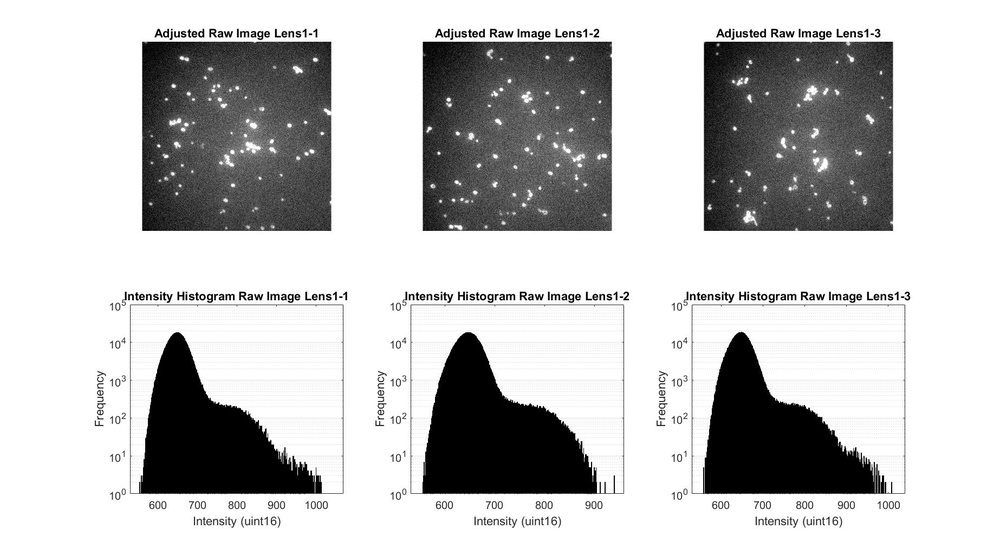
%> input picture Examples/George/ImageProcessing/Lens1-raw.jpg, 1000 x 555 px, shrunk from 1846 x 1024 before the run
$ octave --eval "result = image2Data('Lens1-raw.jpg');"   (GNU Octave 9; MATLAB toolbox functions it lacks are replaced by stand-ins)
%> lines starting %> are read from the running program, lines starting %| are printed output that depends on the picture; in (x1, y1, x2, y2) boxes, pixels count from 0 and x2, y2 are one past the last pixel; in counts of white or black regions, pixels touching at a corner belong together; the program's own positions count from 1
function [meanIntensity,meanSize,cellCount]=image2Data...
    (image,setting,background)
%> called with image = 'Lens1-raw.jpg'
%sdf
%asdfds
setting.rgaussion=2;
setting.rclosing=4;

%% Import the image
if ischar(image)
    image=(imread(image));
%> image is the input picture: size 555x1000x3 uint8; min 0, max 255, mean 194.4
end

%% Remove background if the background image is provided
% TODO: test the performance of sum(sum(... vs (:)
if (nargin>3)
    if ischar(background)
        background=(imread(background));
    end
    background=double(background);
    rp=sum(sum(double(image).*background))/sum(background(:).^2);
    image=imadjust(uint16(image-rp*background));
end

%% Edge detection and picking the foregound
if (isfield(setting,'rgaussion'))
    rgaussion=setting.rgaussion;
else
    rgaussion=0;
end
if (isfield(setting,'rclosing'))
    [foreground,BW]=edgeDet(image,rgaussion,setting.rclosing);
else
    [foreground,BW]=edgeDet(image,rgaussion);
end


meanIntensity=foreground;
meanSize=BW;
cellCount=0;
end

function [foreground,BW]=edgeDet(image,rforgaussion,rforclosing)
%> called with rforgaussion = 2, rforclosing = 4
warning('off');
image=imadjust(image);
if (nargin<3)
    rforclosing=ceil(min(size(image,1),size(image,2))/1000);
    if (nargin<2)
        rforgaussion=0;
    end
end

% initial saddle plot
if (size(image,3)>1)
    gsample=rgb2gray(image);
else
    gsample=image;
end
if (rforgaussion)
    I=double(imgaussfilt(gsample,rforgaussion));
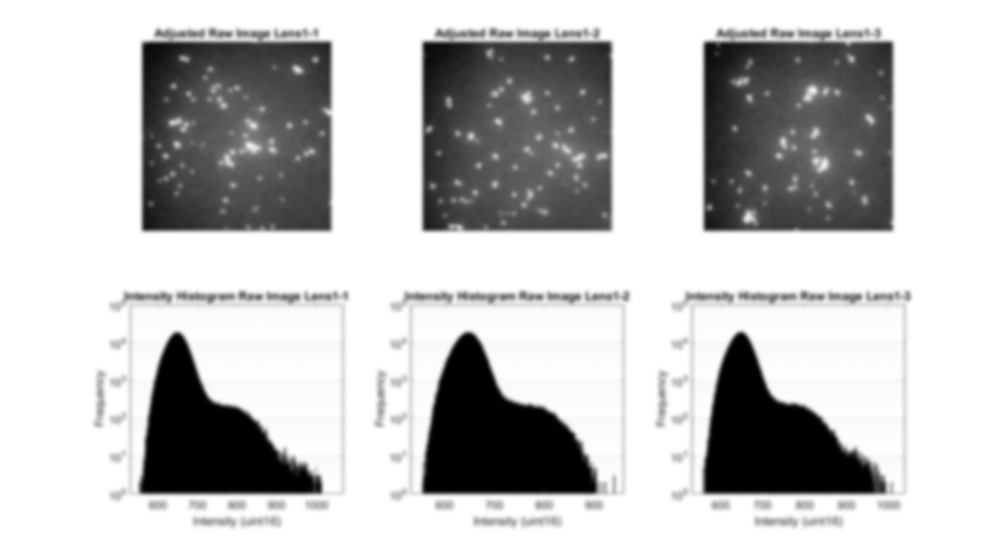
%> I: size 555x1000 double; min 0, max 255, mean 194.4; mean of the top-left, top-right, bottom-left and bottom-right quarters 186.4, 180.3, 203.6, 207.1
else
    I=double(gsample);
end
Ia=I(3:end,2:end-1)+I(1:end-2,2:end-1)-I(2:end-1,1:end-2)-I(2:end-1,3:end);
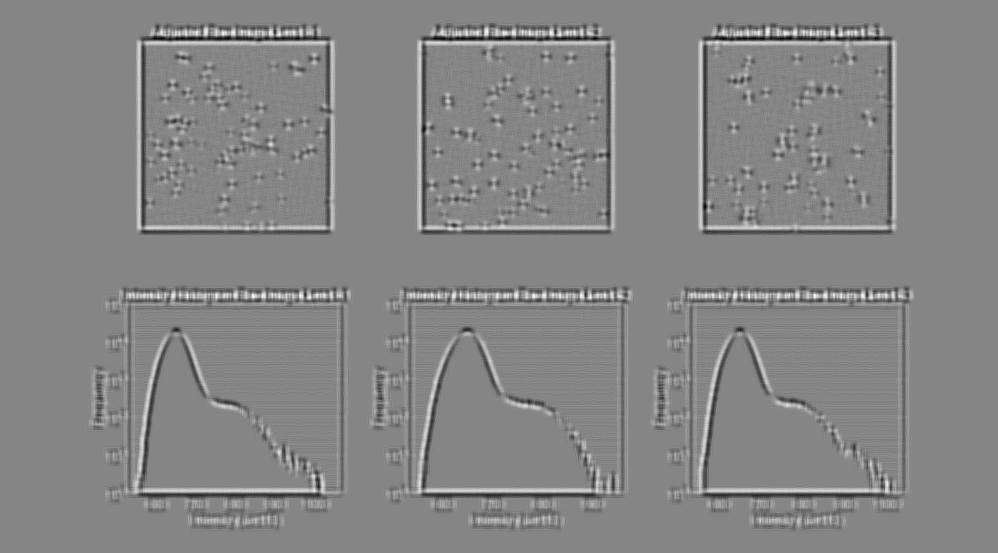
%> Ia: size 553x998 double; min -24, max 22, mean 0; drawn with min black and max white
Ib=I(3:end,3:end)+I(1:end-2,1:end-2)-I(1:end-2,3:end)-I(3:end,1:end-2);
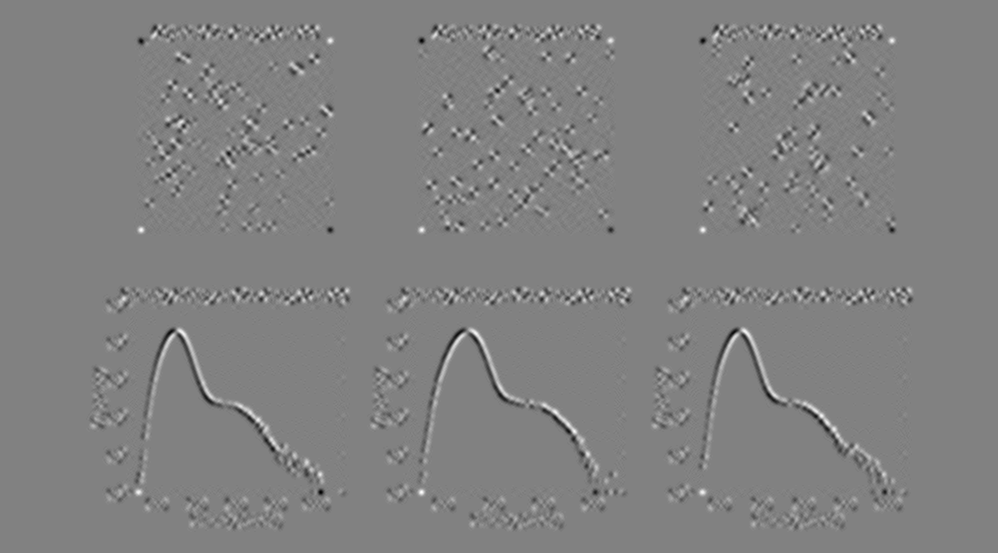
%> Ib: size 553x998 double; min -37, max 36, mean 0; drawn with min black and max white
BW=(Ia.^2+Ib.^2/4).^0.5;
I([1,end],:,:)=[];
%> I: size 553x1000 double
I(:,[1,end],:)=[];
%> I: size 553x998 double
BW=I.*BW/max(BW(:));
BW=uint16(BW/max(BW(:))*(2^16-1));
%> BW: size 553x998 uint16

% closed saddle plot
BW=imfill(BW,'holes');
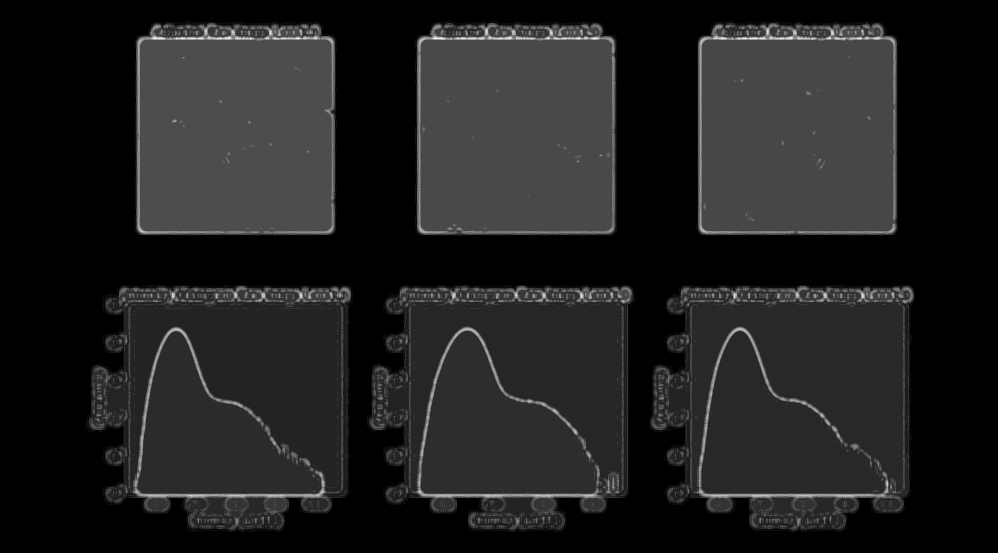
%> BW: size 553x998 uint16; min 0, max 65535, mean 8188.3; drawn with min black and max white
BW=imopen(BW, strel('disk', rforclosing));
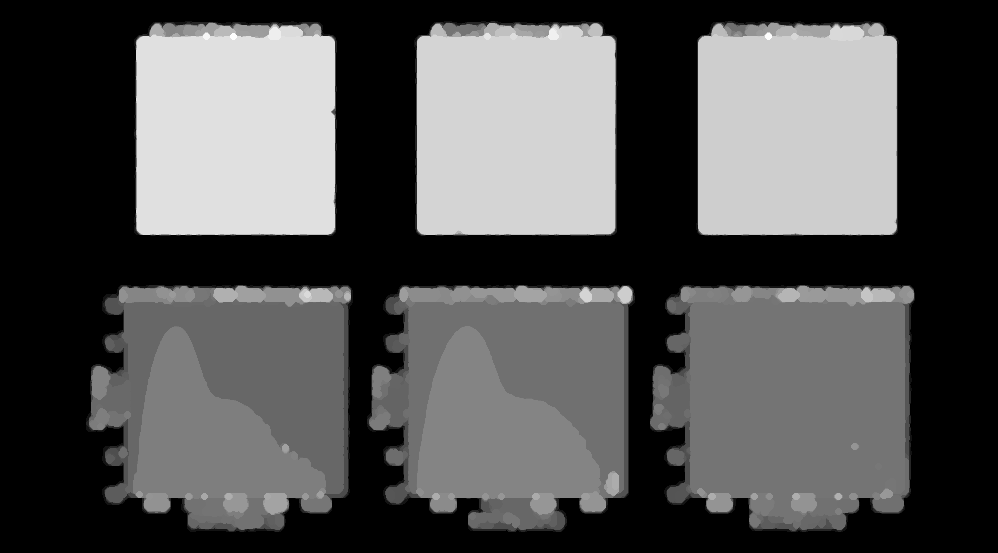
%> BW: size 553x998 uint16; min 0, max 22632, mean 7362.3; drawn with min black and max white
BW=imclose(BW, strel('disk', rforclosing));
BW=imclearborder(BW,8);
BW=imbinarize(BW);
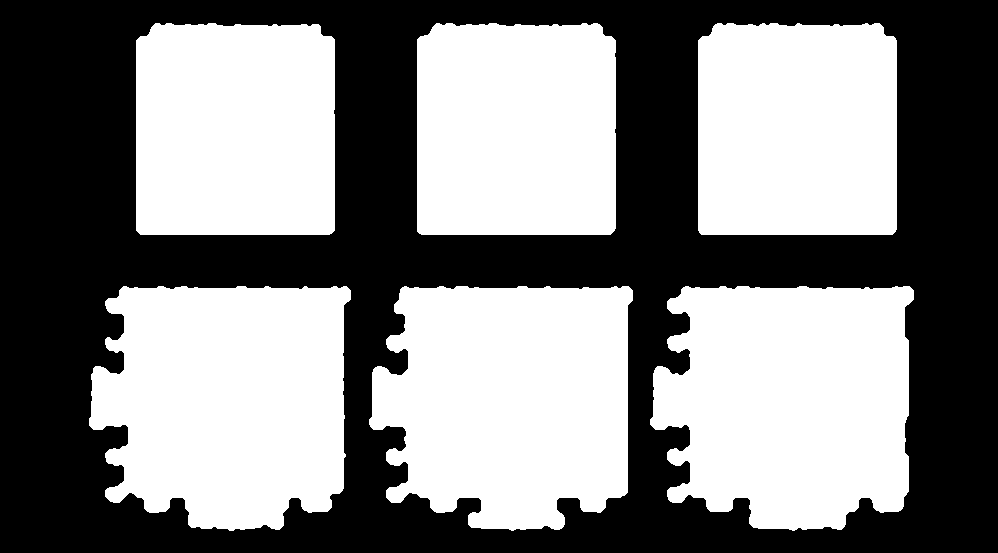
%> BW: size 553x998 logical; 51.5% white; 1 black region, box (x1, y1, x2, y2) and area: (0, 0, 998, 553) 267548

image([1,end],:,:)=[];
%> image: size 553x1000x3 uint8
image(:,[1,end],:)=[];
%> image: size 553x998x3 uint8

foreground=image;
foreground(repmat(~BW,1,1,size(image,3)))=0;
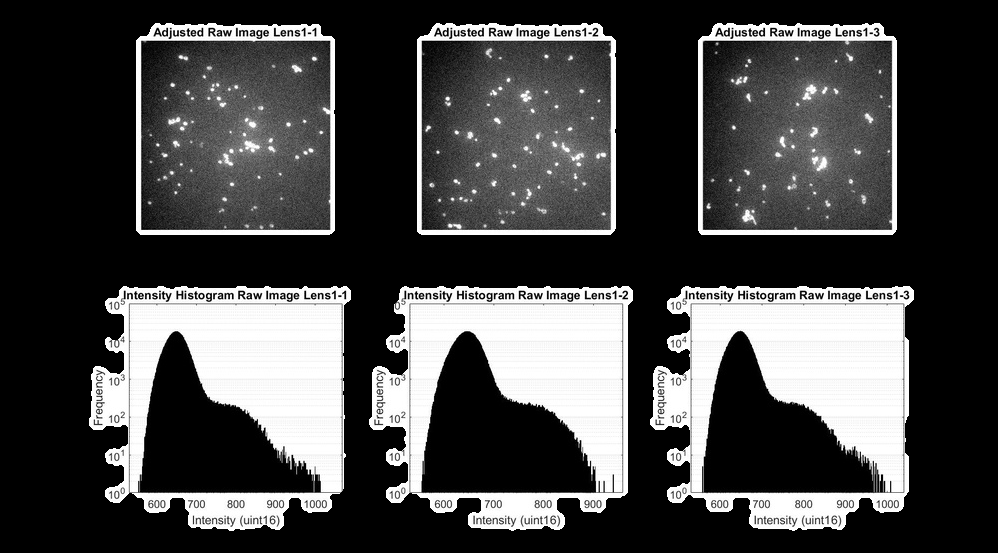
%> foreground: size 553x998x3 uint8; min 0, max 255, mean 70.4
end

$ run again, on Examples/George/ImageProcessing/Segmentation.jpg
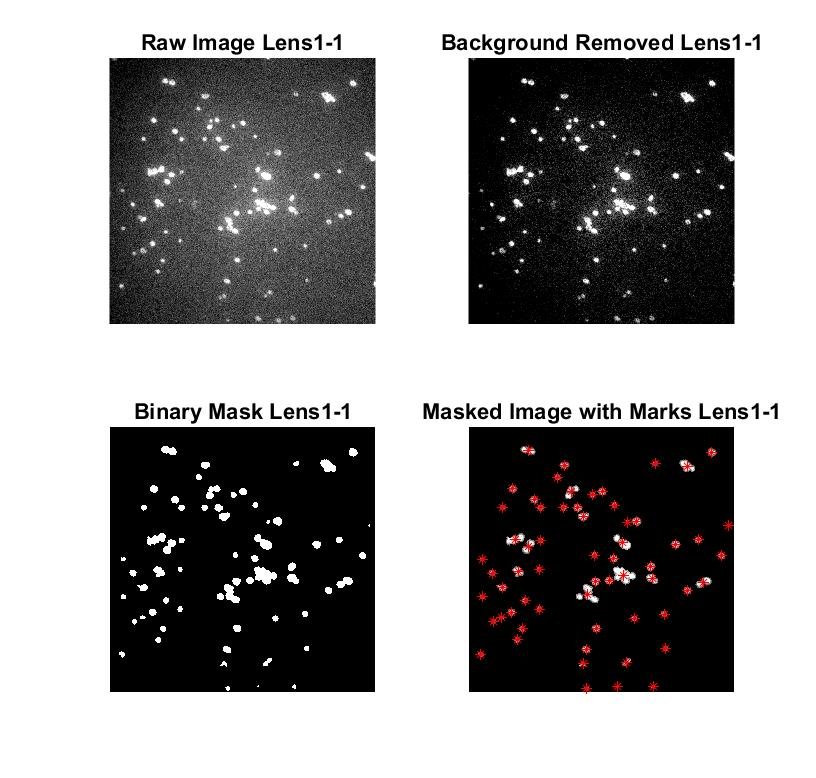
%> input picture Examples/George/ImageProcessing/Segmentation.jpg, 816 x 778 px
%> in image2Data, image is the input picture: size 778x816x3 uint8; mean R, G, B 152.1, 151.3, 151.3
%> in edgeDet, `BW=imbinarize(BW);`:
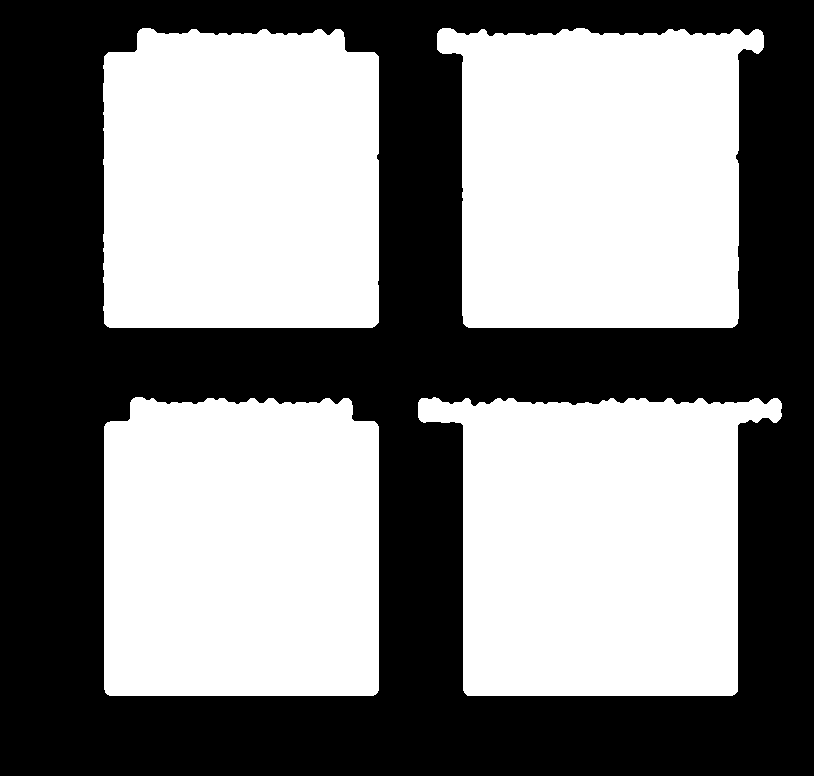
%> BW: size 776x814 logical; 51.6% white; 1 black region, box (x1, y1, x2, y2) and area: (0, 0, 814, 776) 305962
%> in edgeDet, `foreground(repmat(~BW,1,1,size(image,3)))=0;`:
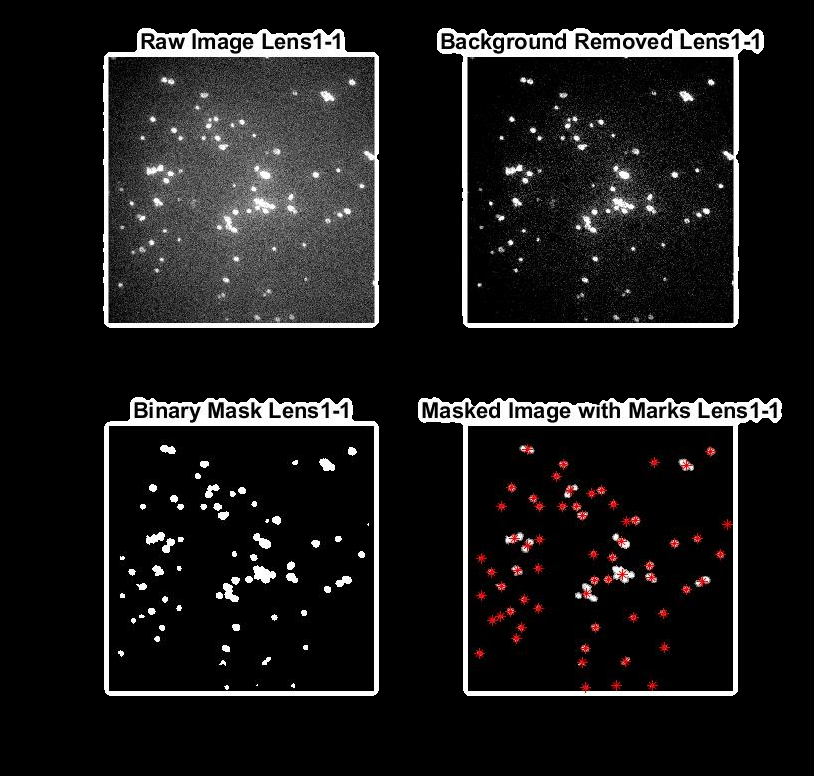
%> foreground: size 776x814x3 uint8; mean R, G, B 28.1, 27.2, 27.2
